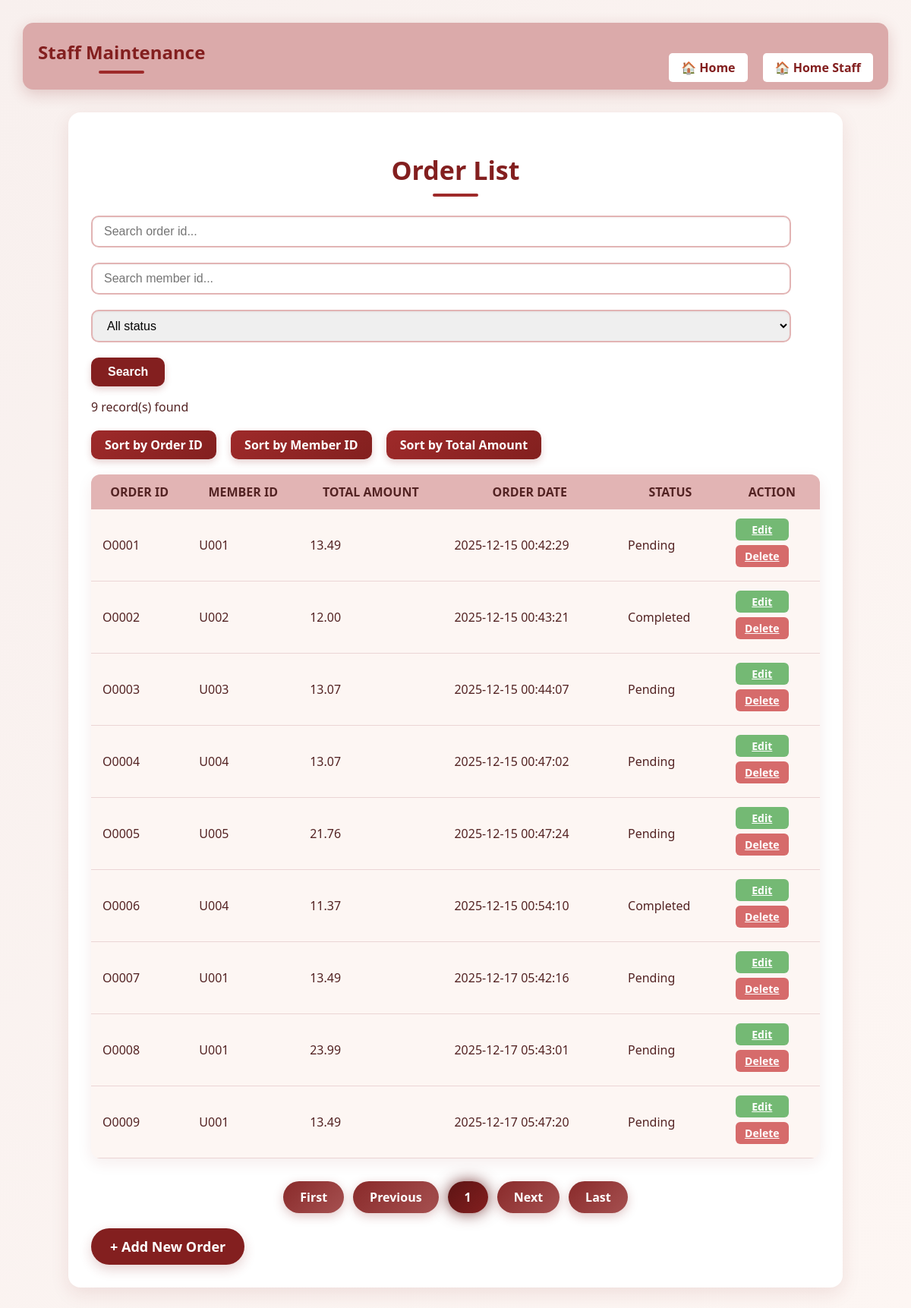
Page /app/staff/order.php on the committed database.
### tables this page shows
CREATE TABLE `orders` (
  `order_id` varchar(5) NOT NULL,
  `user_id` varchar(10) NOT NULL,
  `total_amount` decimal(10,2) DEFAULT NULL,
  `status` enum('Pending','Paid','Shipped','Completed','Cancelled') DEFAULT 'Pending',
  `order_date` datetime DEFAULT current_timestamp()
);

### app/staff/order.php (the view, shortened to what this page needs)
<?php
require '_base.php';
require '_pager.php';
$order_id = $_GET['order_id'] ?? '';
$user_id  = $_GET['user_id'] ?? '';
$status   = $_GET['status'] ?? 'All';
$page     = $_GET['page'] ?? 1;
$sort_by  = $_GET['sort_by'] ?? 'order_id';
$sort_order = $_GET['sort_order'] ?? 'ASC';
$sql = 'SELECT * FROM orders WHERE 1';
$params = [];
$sql .= " ORDER BY $sort_by $sort_order";
$pager = new pager($sql, $params, 5, $page);
?>
<?php include '_head.php'; ?>
<div class="container">
    <h1>Order List</h1>
    <form method="get">
        <input type="text" name="order_id" placeholder="Search order id..." value="<?= htmlspecialchars($order_id) ?>" class="search_box">
        <input type="text" name="user_id" placeholder="Search member id..." value="<?= htmlspecialchars($user_id) ?>" class="search_box">
        <select name="status" class="search_box">
            <option value="All" <?= $status == 'All' ? 'selected' : '' ?>>All status</option>
        </select>
        <button class="btn">Search</button>
    </form>
    <p><?= $pager->item_count ?> record(s) found</p>
    <div class="sort-buttons">
        <a href="?<?= http_build_query(array_merge($_GET, ['sort_by' => 'order_id', 'sort_order' => $sort_order == 'ASC' ? 'DESC' : 'ASC'])) ?>" class="btn_sort">Sort by Order ID</a>
        <a href="?<?= http_build_query(array_merge($_GET, ['sort_by' => 'user_id', 'sort_order' => $sort_order == 'ASC' ? 'DESC' : 'ASC'])) ?>" class="btn_sort">Sort by Member ID</a>
        <a href="?<?= http_build_query(array_merge($_GET, ['sort_by' => 'total_amount', 'sort_order' => $sort_order == 'ASC' ? 'DESC' : 'ASC'])) ?>" class="btn_sort">Sort by Total Amount</a>
    </div>
    <table class="order">
        <tr>
            <th>ORDER ID</th>
            <th>MEMBER ID</th>
            <th>TOTAL AMOUNT</th>
            <th>ORDER DATE</th>
            <th>STATUS</th>
            <th>ACTION</th>
        </tr>
        <?php foreach ($pager->result as $s): ?>
        <tr>
            <td><?= $s->order_id ?></td>
            <td><?= $s->user_id ?></td>
            <td><?= $s->total_amount ?></td>
            <td><?= $s->order_date ?></td>
            <td><?= $s->status ?></td>
            <td>
                <a href="order_edit.php?edit_id=<?= $s->order_id ?>" class="btn_edit">Edit</a>
                <a href="?delete_id=<?= $s->order_id ?>" class="btn_delete" onclick="return confirm('Are you sure to delete this order?')">Delete</a>
            </td>
        </tr>
        <?php endforeach ?>
    </table>
    <a href="order_edit.php" class="btn_add" style="margin-top: 20px; display: inline-block;">+ Add New Order</a>
</div>

### app/css/staff.css (style rules this page uses)
.container { max-width: 960px; margin: auto; background-color: #ffffff; border-radius: 16px; padding: 30px; box-shadow: 0 8px 24px rgba(131,31,31,0.1); }
h1 { text-align: center; font-size: 34px; color: rgb(131,31,31); margin-bottom: 25px; position: relative; }
h1::after { content: ''; display: block; width: 60px; height: 4px; background: #9e2a2a; margin: 8px auto 0; border-radius: 2px; }
.search_box { width: 96%; padding: 10px 15px; border: 2px solid #e2b4b4; border-radius: 10px; font-size: 16px; outline: none; box-shadow: inset 0 1px 3px rgba(0,0,0,0.05); transition: 0.3s; margin-bottom: 20px; }
.btn { background-color: rgb(131,31,31); color: white; padding: 10px 22px; border: none; border-radius: 10px; font-size: 16px; font-weight: bold; cursor: pointer; box-shadow: 0 4px 10px rgba(131,31,31,0.2); transition: background-color 0.3s, transform 0.2s; margin-right: 10px; }
.sort-buttons { margin: 20px 0; text-align: left; }
.btn_sort { color: white; text-decoration: none; font-weight: bold; margin-right: 15px; padding: 8px 18px; background: linear-gradient(135deg, #9e2a2a, #83201f); border-radius: 10px; box-shadow: 0 4px 10px rgba(131, 31, 31, 0.2); transition: all 0.3s ease; display: inline-block; font-size: 16px; }
table.product, table.order, table.user { width: 100%; border-collapse: collapse; background-color: #fdf6f3; border-radius: 12px; overflow: hidden; box-shadow: 0 6px 20px rgba(131,31,31,0.08); margin-top: 20px; }
table th { background-color: #e2b4b4; color: #532323; font-weight: 600; font-size: 16px; padding: 12px; }
table td { padding: 12px 15px; text-align: left; border-bottom: 1px solid #ebd5d5; }
table td .btn_edit, table td .btn_delete, table td .btn_add { display: block; margin-bottom: 6px; width: 70px; text-align: center; padding: 5px 0; border-radius: 6px; font-size: 14px; font-weight: bold; }
.btn_edit { background-color: #74b974; color: white; }
.btn_delete { background-color: #d66b6b; color: white; }
.btn_add { background-color: rgb(131, 31, 31); color: white; padding: 12px 25px; border-radius: 30px; font-size: 18px; font-weight: 600; text-decoration: none; text-align: center; display: inline-block; box-shadow: 0 6px 16px rgba(131, 31, 31, 0.2); transition: all 0.3s ease; margin-top: 20px; }

### rows in the picture
orders: order_id "O0001", user "U001", total_amount "13.49", order_date "2025-12-15 00:42:29", status "Pending"
orders: order_id "O0002", user "U002", total_amount "12.00", order_date "2025-12-15 00:43:21", status "Completed"
orders: order_id "O0003", user "U003", total_amount "13.07", order_date "2025-12-15 00:44:07", status "Pending"
orders: order_id "O0004", user "U004", total_amount "13.07", order_date "2025-12-15 00:47:02", status "Pending"
orders: order_id "O0005", user "U005", total_amount "21.76", order_date "2025-12-15 00:47:24", status "Pending"
orders: order_id "O0006", user "U004", total_amount "11.37", order_date "2025-12-15 00:54:10", status "Completed"
orders: order_id "O0007", user "U001", total_amount "13.49", order_date "2025-12-17 05:42:16", status "Pending"
orders: order_id "O0008", user "U001", total_amount "23.99", order_date "2025-12-17 05:43:01", status "Pending"
orders: order_id "O0009", user "U001", total_amount "13.49", order_date "2025-12-17 05:47:20", status "Pending"

### other values in the picture
$pager->item_count "9"
